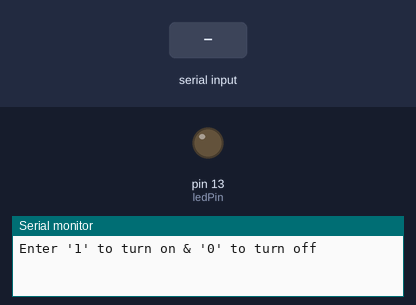
Bench run of a sketch on a simulated Arduino Uno, built with avr-gcc and run on an emulated ATmega328P. Parts: output pins drawn as LEDs (lit = HIGH), the last lines printed to the serial monitor. Inputs (shaded band) come from the test bench.

Above: at 1.2 s.
1.3 s: "1" received over Serial
At 2.2 s:
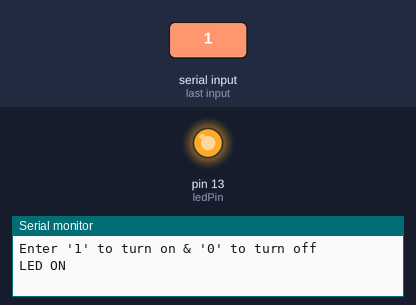
2.8 s: "0" received over Serial
At 3.3 s:
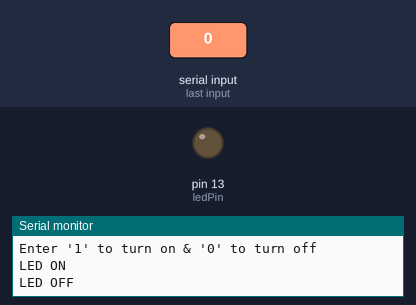
4.3 s: "4" received over Serial
At 5.7 s:
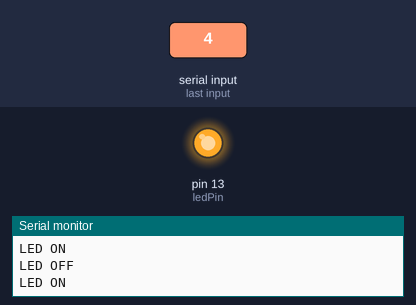
Timing chart, 0 to 7.3 s (numbered marks = the images above; inputs shaded):
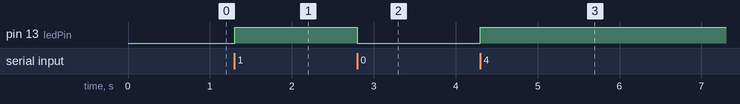

Measured:
- after the input at 1.3 s, pin 13 (ledPin): LOW → HIGH at once
- after the input at 2.8 s, pin 13 (ledPin): HIGH → LOW at once
- after the input at 4.3 s, pin 13 (ledPin): LOW → HIGH at once

The sketch:

sketch_jul13a.ino
```cpp
int ledPin = 13;

void setup() {
  // put your setup code here, to run once:
  pinMode(ledPin, OUTPUT);
  Serial.begin(9600);
  Serial.println("Enter '1' to turn on & '0' to turn off");
};

void loop() {
  // put your main code here, to run repeatedly:
  // digitalWrite(ledPin, HIGH);
  // delay(1000);
  // digitalWrite(ledPin, LOW);
  // delay(100);
    if (Serial.available() > 0) {  // Check if data is received
    char input = Serial.read();  // Read the input

    if (input == '1' || input == '4') {
      digitalWrite(ledPin, HIGH);  // Turn ON
      Serial.println("LED ON");
    }
    else if (input == '0') {
      digitalWrite(ledPin, LOW);   // Turn OFF
      Serial.println("LED OFF");
    }
    else {
      Serial.println("Invalid input! Send '1' or '0'.");
    }
  }
};
```
